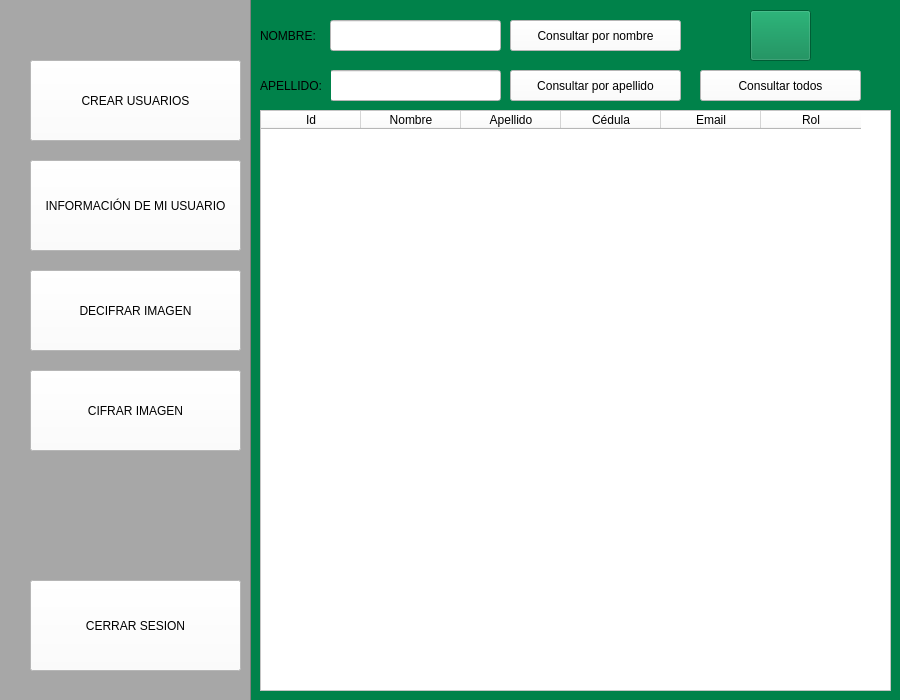
<?xml version="1.0" encoding="UTF-8"?>
<ui version="4.0">
 <class>MainWindow</class>
 <widget class="QMainWindow" name="MainWindow">
  <property name="geometry">
   <rect>
    <x>0</x>
    <y>0</y>
    <width>900</width>
    <height>700</height>
   </rect>
  </property>
  <property name="minimumSize">
   <size>
    <width>900</width>
    <height>700</height>
   </size>
  </property>
  <property name="maximumSize">
   <size>
    <width>900</width>
    <height>700</height>
   </size>
  </property>
  <property name="font">
   <font>
    <pointsize>8</pointsize>
   </font>
  </property>
  <property name="windowTitle">
   <string>Resumen de usuarios</string>
  </property>
  <property name="windowIcon">
   <iconset>
    <normaloff>../../../OneDrive/Desktop/icono.png</normaloff>../../../OneDrive/Desktop/icono.png</iconset>
  </property>
  <property name="styleSheet">
   <string notr="true">
background-color:#00824A;</string>
  </property>
  <widget class="QWidget" name="centralwidget">
   <widget class="QLabel" name="etiquetaNombre">
    <property name="geometry">
     <rect>
      <x>260</x>
      <y>20</y>
      <width>61</width>
      <height>31</height>
     </rect>
    </property>
    <property name="text">
     <string>NOMBRE:</string>
    </property>
   </widget>
   <widget class="QLineEdit" name="nombre">
    <property name="geometry">
     <rect>
      <x>330</x>
      <y>20</y>
      <width>171</width>
      <height>31</height>
     </rect>
    </property>
    <property name="styleSheet">
     <string notr="true">background-color: rgb(255, 255, 255);</string>
    </property>
   </widget>
   <widget class="QLineEdit" name="apellido">
    <property name="geometry">
     <rect>
      <x>330</x>
      <y>70</y>
      <width>171</width>
      <height>31</height>
     </rect>
    </property>
    <property name="styleSheet">
     <string notr="true">background-color: rgb(255, 255, 255);</string>
    </property>
   </widget>
   <widget class="QPushButton" name="consultarTodos">
    <property name="geometry">
     <rect>
      <x>700</x>
      <y>70</y>
      <width>161</width>
      <height>31</height>
     </rect>
    </property>
    <property name="styleSheet">
     <string notr="true">background-color: rgb(255, 255, 255);</string>
    </property>
    <property name="text">
     <string>Consultar todos</string>
    </property>
   </widget>
   <widget class="QPushButton" name="consultarNombre">
    <property name="geometry">
     <rect>
      <x>510</x>
      <y>20</y>
      <width>171</width>
      <height>31</height>
     </rect>
    </property>
    <property name="styleSheet">
     <string notr="true">background-color: rgb(255, 255, 255);</string>
    </property>
    <property name="text">
     <string>Consultar por nombre</string>
    </property>
   </widget>
   <widget class="QPushButton" name="consultarApellido">
    <property name="geometry">
     <rect>
      <x>510</x>
      <y>70</y>
      <width>171</width>
      <height>31</height>
     </rect>
    </property>
    <property name="styleSheet">
     <string notr="true">background-color: rgb(255, 255, 255);</string>
    </property>
    <property name="text">
     <string>Consultar por apellido</string>
    </property>
   </widget>
   <widget class="QTableWidget" name="tablaBD">
    <property name="geometry">
     <rect>
      <x>260</x>
      <y>110</y>
      <width>631</width>
      <height>581</height>
     </rect>
    </property>
    <property name="styleSheet">
     <string notr="true">background-color: rgb(255, 255, 255);</string>
    </property>
    <column>
     <property name="text">
      <string>Id</string>
     </property>
    </column>
    <column>
     <property name="text">
      <string>Nombre</string>
     </property>
    </column>
    <column>
     <property name="text">
      <string>Apellido</string>
     </property>
    </column>
    <column>
     <property name="text">
      <string>Cédula</string>
     </property>
    </column>
    <column>
     <property name="text">
      <string>Email</string>
     </property>
    </column>
    <column>
     <property name="text">
      <string>Rol</string>
     </property>
    </column>
   </widget>
   <widget class="QFrame" name="frame_2">
    <property name="geometry">
     <rect>
      <x>-10</x>
      <y>-10</y>
      <width>261</width>
      <height>711</height>
     </rect>
    </property>
    <property name="styleSheet">
     <string notr="true">background-color: rgb(167, 167, 167);</string>
    </property>
    <property name="frameShape">
     <enum>QFrame::StyledPanel</enum>
    </property>
    <property name="frameShadow">
     <enum>QFrame::Raised</enum>
    </property>
    <widget class="QPushButton" name="decifrar">
     <property name="geometry">
      <rect>
       <x>40</x>
       <y>280</y>
       <width>211</width>
       <height>81</height>
      </rect>
     </property>
     <property name="cursor">
      <cursorShape>PointingHandCursor</cursorShape>
     </property>
     <property name="styleSheet">
      <string notr="true">background-color: rgb(255, 255, 255);
font: 8pt &quot;MS Shell Dlg 2&quot;;

</string>
     </property>
     <property name="text">
      <string>DECIFRAR IMAGEN</string>
     </property>
    </widget>
    <widget class="QPushButton" name="crearusuario">
     <property name="geometry">
      <rect>
       <x>40</x>
       <y>70</y>
       <width>211</width>
       <height>81</height>
      </rect>
     </property>
     <property name="cursor">
      <cursorShape>PointingHandCursor</cursorShape>
     </property>
     <property name="styleSheet">
      <string notr="true">background-color: rgb(255, 255, 255);
font: 8pt &quot;MS Shell Dlg 2&quot;;

</string>
     </property>
     <property name="text">
      <string>CREAR USUARIOS</string>
     </property>
    </widget>
    <widget class="QPushButton" name="cifrar">
     <property name="geometry">
      <rect>
       <x>40</x>
       <y>380</y>
       <width>211</width>
       <height>81</height>
      </rect>
     </property>
     <property name="cursor">
      <cursorShape>PointingHandCursor</cursorShape>
     </property>
     <property name="styleSheet">
      <string notr="true">
font: 8pt &quot;MS Shell Dlg 2&quot;;
background-color: rgb(255, 255, 255);

</string>
     </property>
     <property name="text">
      <string>CIFRAR IMAGEN</string>
     </property>
    </widget>
    <widget class="QPushButton" name="cerrarsesion">
     <property name="geometry">
      <rect>
       <x>40</x>
       <y>590</y>
       <width>211</width>
       <height>91</height>
      </rect>
     </property>
     <property name="cursor">
      <cursorShape>PointingHandCursor</cursorShape>
     </property>
     <property name="styleSheet">
      <string notr="true">background-color: rgb(255, 255, 255);
font: 10pt &quot;MS Shell Dlg 2&quot;;

</string>
     </property>
     <property name="text">
      <string>CERRAR SESION</string>
     </property>
    </widget>
    <widget class="QPushButton" name="infousuario">
     <property name="geometry">
      <rect>
       <x>40</x>
       <y>170</y>
       <width>211</width>
       <height>91</height>
      </rect>
     </property>
     <property name="cursor">
      <cursorShape>PointingHandCursor</cursorShape>
     </property>
     <property name="styleSheet">
      <string notr="true">background-color: rgb(255, 255, 255);
font: 8pt &quot;MS Shell Dlg 2&quot;;


</string>
     </property>
     <property name="text">
      <string>INFORMACIÓN DE MI USUARIO</string>
     </property>
    </widget>
   </widget>
   <widget class="QLabel" name="etiquetaNombre_2">
    <property name="geometry">
     <rect>
      <x>260</x>
      <y>70</y>
      <width>71</width>
      <height>31</height>
     </rect>
    </property>
    <property name="text">
     <string>APELLIDO:</string>
    </property>
   </widget>
   <widget class="QPushButton" name="pushButton">
    <property name="geometry">
     <rect>
      <x>750</x>
      <y>10</y>
      <width>61</width>
      <height>51</height>
     </rect>
    </property>
    <property name="text">
     <string/>
    </property>
    <property name="icon">
     <iconset>
      <normaloff>../../../Desktop/icono1.jpg</normaloff>../../../Desktop/icono1.jpg</iconset>
    </property>
    <property name="iconSize">
     <size>
      <width>60</width>
      <height>60</height>
     </size>
    </property>
   </widget>
  </widget>
 </widget>
 <resources/>
 <connections/>
</ui>
